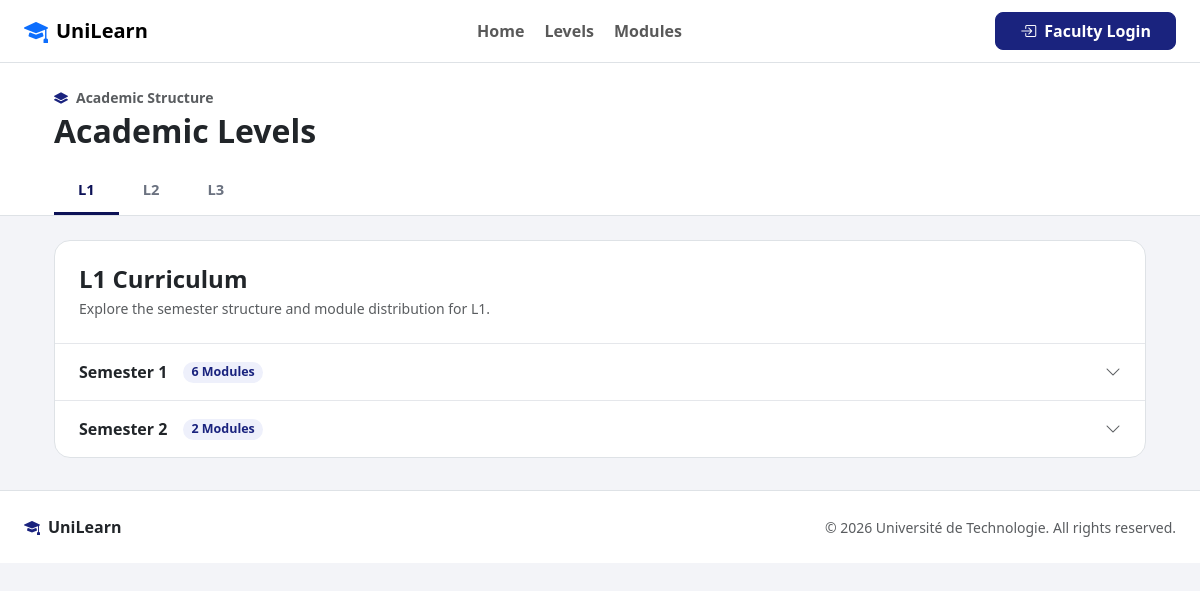
Screenshot of /levels.php with the database file from the repository.
### tables this page shows
CREATE TABLE `year` (
  `id` int(10) UNSIGNED NOT NULL,
  `name` varchar(100) NOT NULL
);

CREATE TABLE `semester` (
  `id` int(10) UNSIGNED NOT NULL,
  `name` varchar(100) NOT NULL,
  `id_year` int(10) UNSIGNED NOT NULL
);

### levels.php (the view, shortened to what this page needs)
<!DOCTYPE html>
<html lang="en">
<head>
<?php
require_once 'conf/header.php';
require_once 'conf/conection.php';
$yearResult = $conn->query("SELECT * FROM year");
$semResult  = $conn->query("SELECT * FROM semester");
$semesters = [];
while ($row = $semResult->fetch_assoc()) {
    $semesters[$row['id_year']][] = $row;
}
?>
</head>
<body>
<?php require_once 'conf/navbar.php'; ?>
<div class="bg-white border-bottom pt-4">
  <div class="container-lg px-4">
    <p class="text-muted small fw-semibold d-flex align-items-center gap-2 mb-1">
      <i class="bi bi-layers-fill" style="color:#1a237e;"></i> Academic Structure
    </p>
    <h1 class="fw-bolder fs-2 mb-3">Academic Levels</h1>
    <div class="d-flex overflow-auto" id="levelTabs">
      <?php
      $first = true;
      $yearResult->data_seek(0);
      while ($year = $yearResult->fetch_assoc()):
      ?>
        <button class="level-tab <?= $first ? 'active' : '' ?>"
                data-level="<?= $year['id'] ?>">
          <?= $year['name'] ?>
        </button>
      <?php $first = false; endwhile; ?>
    </div>
  </div>
</div>
<div class="container-lg px-4 py-4">
  <?php
  $yearResult->data_seek(0);
  $first = true;
  while ($year = $yearResult->fetch_assoc()):
  ?>
  <div class="level-panel <?= $first ? '' : 'd-none' ?>" id="panel-<?= $year['id'] ?>">
    <div class="bg-white border rounded-4 overflow-hidden">
      <div class="p-4 pb-2">
        <h4 class="fw-bold mb-1"><?= $year['name'] ?> Curriculum</h4>
        <p class="text-muted small">
          Explore the semester structure and module distribution for <?= $year['name'] ?>.
        </p>
      </div>
      <?php if (!empty($semesters[$year['id']])): ?>
        <?php foreach ($semesters[$year['id']] as $sem): ?>
        <div class="sem-header px-4 py-3 d-flex align-items-center justify-content-between"
             onclick="toggleSem(this)">
          <div class="d-flex align-items-center gap-3">
            <span class="fw-bold fs-6"><?= $sem['name'] ?></span>
            <span class="badge rounded-pill fw-semibold"
                  style="background:#eef0fb; color:#1a237e; font-size:.78rem;">
              <?php
                $sid = $sem['id'];
                $modCount = $conn->query("SELECT COUNT(*) as cnt FROM subjects WHERE id_sem = $sid");
                $cnt = $modCount->fetch_assoc();
                echo $cnt['cnt'];
              ?> Modules
            </span>
          </div>
          <i class="bi bi-chevron-down text-muted sem-icon"></i>
        </div>
        <?php endforeach; ?>
      <?php else: ?>
        <p class="text-muted small px-4 pb-4">No semesters found for this level.</p>
      <?php endif; ?>
    </div>
  </div>
  <?php $first = false; endwhile; ?>
</div>
<?php require_once 'conf/footer.php'; ?>
</body>
</html>

### conf/style.php (style rules this page uses)
body { font-family: 'Segoe UI', system-ui, sans-serif; background:#f3f4f8; }
.level-tab { border: none; background: none; border-bottom: 3px solid transparent; padding: .75rem 1.5rem; font-weight: 600; font-size: .92rem; color: #6b7280; white-space: nowrap; transition: color .2s, border-color .2s; }
.level-tab.active { color: #0d1257; border-bottom: 3px solid #0d1257; }
.sem-header { cursor: pointer; border-top: 1px solid #e5e7eb; transition: background .15s; }
.sem-icon { transition: transform .2s; }

### rows the page displays
year: name "L1"
year: name "L2"
year: name "L3"
semester: name "Semester 1", cnt "6"
semester: name "Semester 2", cnt "2"
